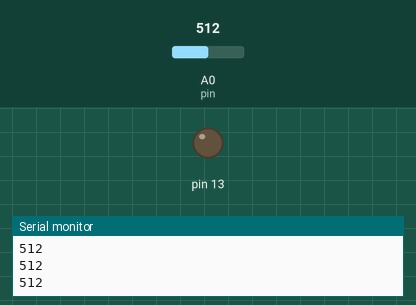
This sketch was run on a simulated Arduino Uno, built with avr-gcc and run on an emulated ATmega328P. Shown: output pins drawn as LEDs (lit = HIGH), the last lines printed to the serial monitor. The test bench sets the inputs (shaded band); at power-on: A0 (pin) = 512.

Above: at 1.2 s.
1.3 s: A0 (pin) set to 206
2.8 s: A0 (pin) set to 181
At 3.2 s:
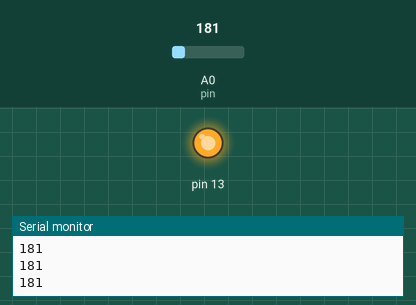
4.3 s: A0 (pin) set to 210
At 5.5 s:
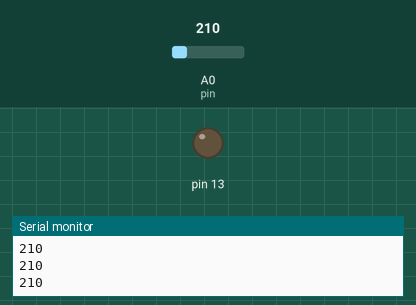
5.8 s: A0 (pin) set to 190
At 6.7 s:
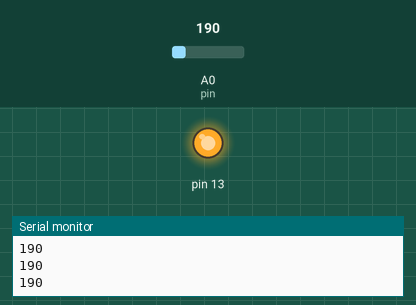
Timing chart, 0 to 8.3 s (numbered marks = the images above; inputs shaded):
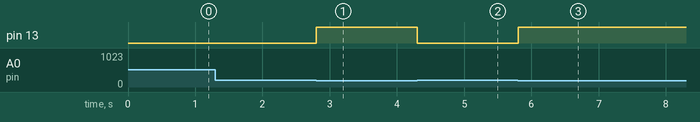

Measured:
- the behaviour switches between 200 and 199 on A0 (pin) (found by bisection; images 0 and 1)
- after the input at 2.8 s, pin 13: LOW → HIGH at once
- after the input at 4.3 s, pin 13: HIGH → LOW at once
- after the input at 5.8 s, pin 13: LOW → HIGH at once

The sketch:

ldr_lamp.ino
```cpp
int pin =A0;
int val=0;
void setup() {
  pinMode(A0,INPUT);
  pinMode(13,OUTPUT);

  Serial.begin(9600);

  // put your setup code here, to run once:

}

void loop() {
val=analogRead(pin);
if(val<200)
{digitalWrite(13,HIGH);}
else
{digitalWrite(13,LOW);}

Serial.println(val);

  // put your main code here, to run repeatedly:


}
```
